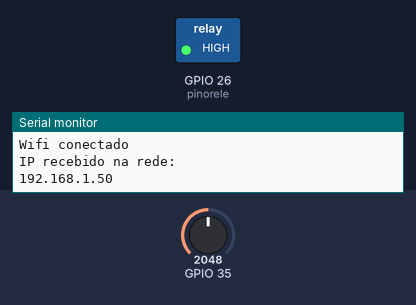
Bench run of a sketch on a simulated ESP32. Shown: switched loads named in the sketch (green lamp = pin HIGH), the last lines printed to the serial monitor. Inputs (shaded band) come from the test bench; at power-on: GPIO 35 = 2048. WiFi joins after 1.5 s; servers stay silent unless stated; no MQTT or app messages arrive unless stated; not simulated (calls return 0 or success): secrets.h.

Above: at 7.2 s.
7.3 s: GPIO 35 set to 3236
13.5 s: GPIO 35 set to 3336
At 18.4 s:
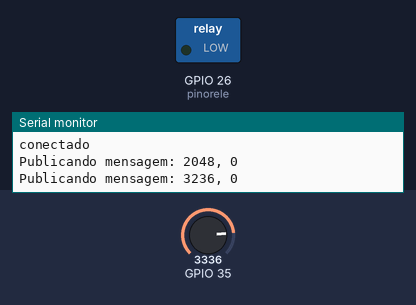
24.3 s: GPIO 35 set to 3260
At 25.0 s:
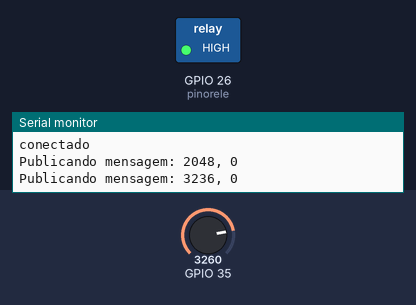
30.3 s: GPIO 35 set to 3340
At 36.2 s:
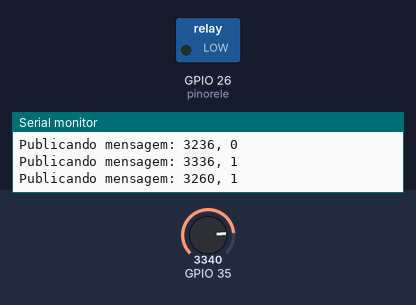
Timing chart, 0 to 41.6 s (numbered marks = the images above; inputs shaded):
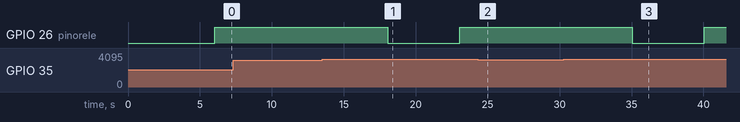

The sketch:

rega_auto.ino
```cpp
#include<WiFi.h>
#include<PubSubClient.h>
#include "secrets.h"
#include "driver/adc.h"

// Rede
const char* ssid = WIFI_SSID;
const char* pass = WIFI_PASSWORD;

//Configs do broker mqtt

const char* mqtt_server = "192.168.1.179";
const int port = 1883;

WiFiClient espClient;
PubSubClient client(espClient);

// Pinos //

const int pinorele = 26; // Saida P26 na minha esp32

//GPIO 35 é o ADC1_CHANNEL_7
const adc1_channel_t PINO_SENSOR_ADC = ADC1_CHANNEL_7;

//Configs de Lógica:
const int limite_umidade = 3300;
const int tempo_rega = 5000;
const long intervalo_veri = 6000;
int valor_umidade;
int cont_bomba = 0;

//Funções

//Conexão do esp com wifi
void wifi_con(){
    delay(10);
    Serial.println();
    Serial.print("Conectando em ");
    Serial.println(ssid);

    WiFi.begin(ssid,pass);

    while (WiFi.status() != WL_CONNECTED) {
        delay(6000);
        Serial.print("Tentando conexão wifi");
    }

    Serial.println("");
    Serial.println("Wifi conectado");
    Serial.println("IP recebido na rede: ");
    Serial.println(WiFi.localIP());
}

//Conexão com o Broker
void broker_con(){
    while (!client.connected()){
        if (client.connect("ESP32-Client"))
            {Serial.println("conectado");}
        else{
            Serial.print("falhou, erro = ");
            Serial.print(client.state());
            Serial.print("\n");
            Serial.print("Nova tentativa em 5 seg\n");
            delay(5000);
        }
    }
}

//Lembrete: Setup e Loop são partes essenciais do arduino.
//Setup é o estado inicial
//Loop é a repetição da nossa lógica:

void setup() {

    Serial.begin(115200);
    wifi_con();
    client.setServer(mqtt_server, port);


    //Define a "largura" da leitura (12 bits = 0 a 4095)
    adc1_config_width(ADC_WIDTH_BIT_12);

    //Define a "atenuação" (MUITO IMPORTANTE)
    //Isso define a faixa de voltagem que o pino pode ler.
    //ADC_ATTEN_DB_11 permite ler a faixa completa (0V a 3.3V)
    adc1_config_channel_atten(PINO_SENSOR_ADC, ADC_ATTEN_DB_11);

    pinMode(pinorele, OUTPUT); //Relé como saída digital

    digitalWrite(pinorele,HIGH); //Começar com a bomba desligada.
}

void loop() {

    valor_umidade = adc1_get_raw(PINO_SENSOR_ADC);

    if (valor_umidade > limite_umidade) {
        digitalWrite(pinorele,LOW);
        delay(tempo_rega);
        digitalWrite(pinorele,HIGH);
        cont_bomba += 1;
    }


    delay(intervalo_veri); //Delay pra não checar o tempo todo.

    if(!client.connected())
        {broker_con();}

    client.loop(); //loop do mosquito para conexão com cliente;

    //formatando buffer da mensagem.
    char buff_texto[30];
    sprintf(buff_texto, "%d, %d", valor_umidade, cont_bomba);

    //Publicação
    Serial.print("Publicando mensagem: ");
    Serial.println(buff_texto);
    client.publish("rega/rega_auto/casa",buff_texto);
    }
```

Measured:
- the behaviour switches between 3300 and 3301 on GPIO 35 (found by bisection; images 0 and 1)
- after the input at 13.5 s, GPIO 26 (pinorele): HIGH → LOW after 4.6 s, → HIGH 5.0 s later
- after the input at 24.3 s, GPIO 26 (pinorele): stays HIGH (without the input it goes to LOW after 4.8 s)
- after the input at 30.3 s, GPIO 26 (pinorele): HIGH → LOW after 4.8 s, → HIGH 5.0 s later
